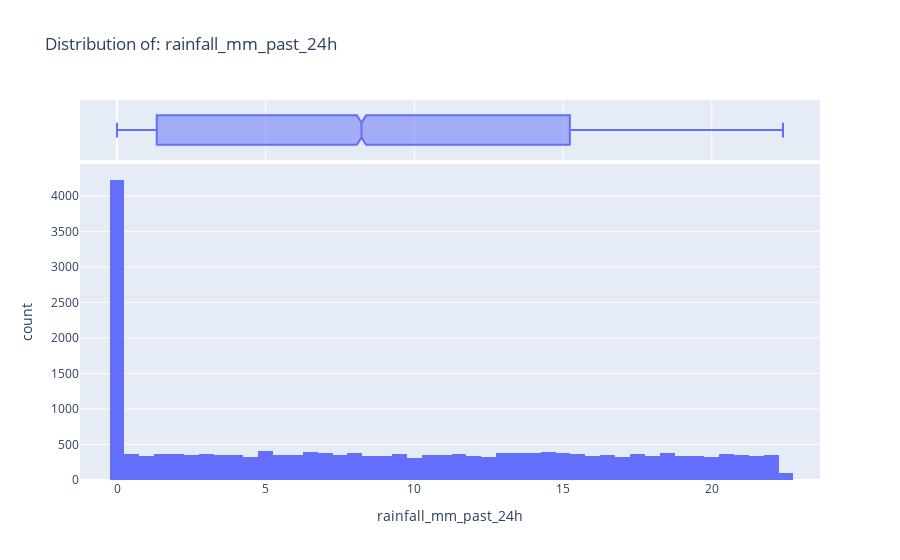
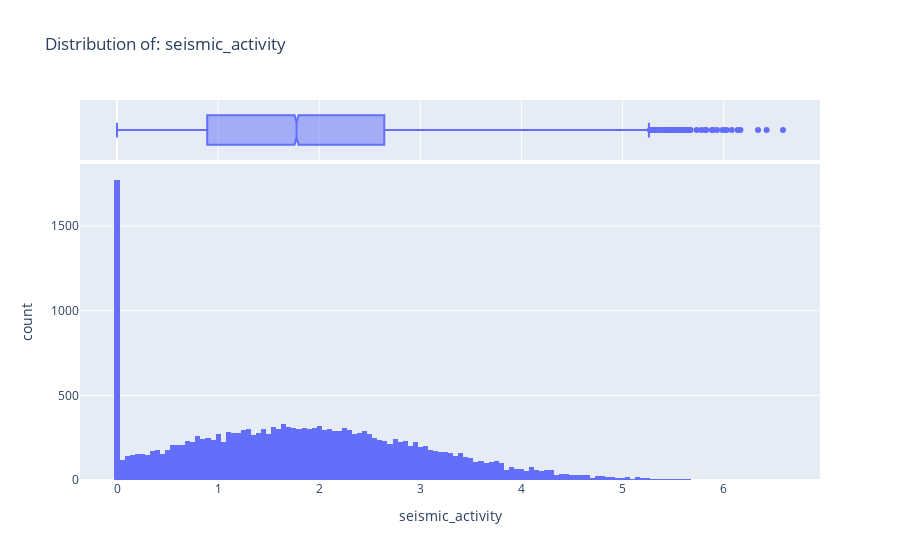
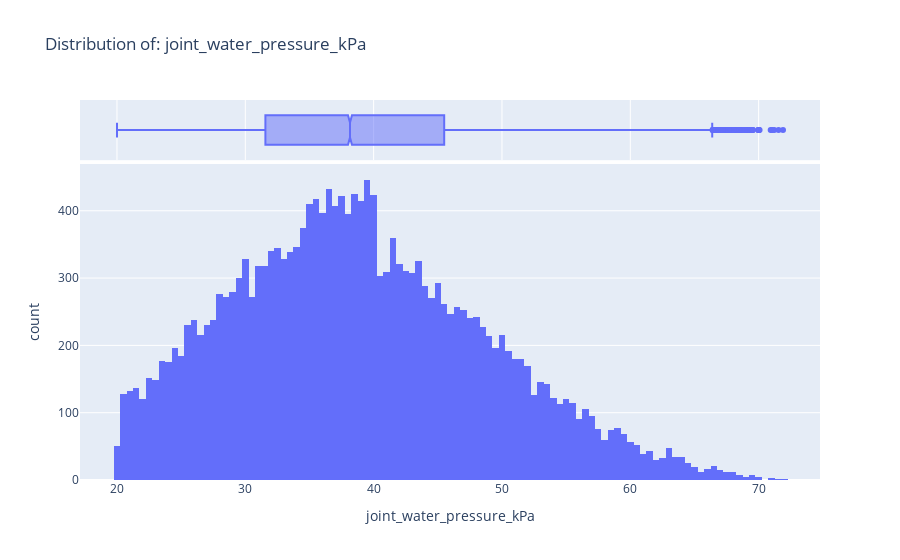
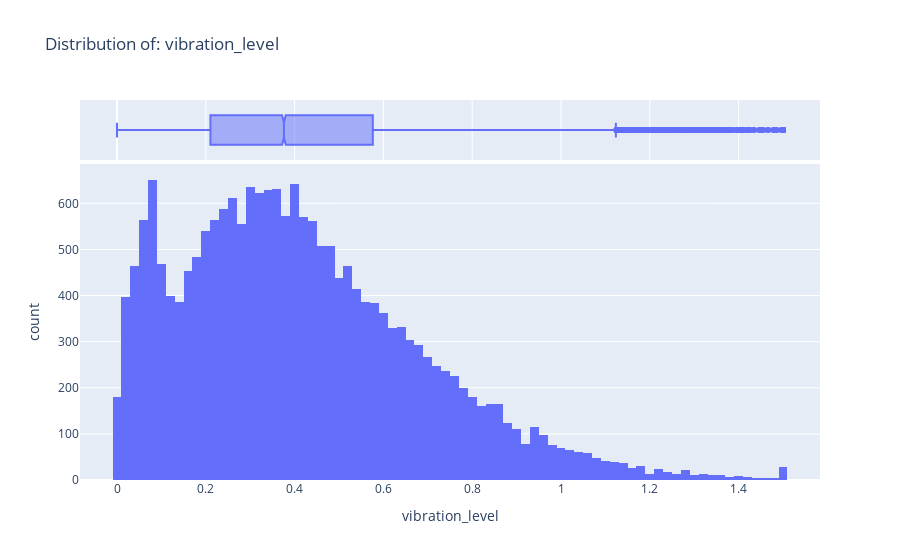

Here is the notebook cell these charts were saved with, in order:
### Markdown cell above
## 3. Analysis of Numerical Features

Now that we understand our target variable, we will analyze our 5 **features**.

The goal of this section is to understand the **distribution** (the shape, center, and spread) of each feature. We will plot histograms for all 5 features to see what they look like.

### Code cell
# ---
# ### 3.1. Plot Feature Distributions (Histograms)
# ---

# We will create a list of our 5 numerical features
features = [
    'rainfall_mm_past_24h', 
    'seismic_activity', 
    'joint_water_pressure_kPa', 
    'vibration_level', 
    'displacement_mm'
]

print(f"Generating histograms for {len(features)} features...")

# We will loop through each feature and create a separate plot
for feature in features:
    fig = px.histogram(
        df, 
        x=feature, 
        title=f'Distribution of: {feature}',
        marginal='box'  # This adds a box plot on top, which is great for seeing outliers
    )
    fig.show()

print("Histogram generation complete.")

### Figure 1 — Plotly figure (JSON) as saved in the notebook; plotly's stock layout.template omitted (floating-point values rounded to 4 significant figures; data arrays with more than 128 entries replaced by an {"elided": "..."} marker saying what was removed)
{"data": [{"bingroup": "x", "hovertemplate": "rainfall_mm_past_24h=%{x}<br>count=%{y}<extra></extra>", "legendgroup": "", "marker": {"color": "#636efa", "pattern": {"shape": ""}}, "name": "", "orientation": "v", "showlegend": false, "type": "histogram", "x": {"elided": "20000 float values"}, "xaxis": "x", "yaxis": "y"}, {"hovertemplate": "rainfall_mm_past_24h=%{x}<extra></extra>", "legendgroup": "", "marker": {"color": "#636efa"}, "name": "", "notched": true, "showlegend": false, "type": "box", "x": {"elided": "20000 float values"}, "xaxis": "x2", "yaxis": "y2"}], "layout": {"barmode": "relative", "legend": {"tracegroupgap": 0}, "title": {"text": "Distribution of: rainfall_mm_past_24h"}, "xaxis": {"anchor": "y", "domain": [0, 1], "title": {"text": "rainfall_mm_past_24h"}}, "xaxis2": {"anchor": "y2", "domain": [0, 1], "matches": "x", "showgrid": true, "showticklabels": false}, "yaxis": {"anchor": "x", "domain": [0, 0.8316], "title": {"text": "count"}}, "yaxis2": {"anchor": "x2", "domain": [0.8416, 1], "matches": "y2", "showgrid": false, "showline": false, "showticklabels": false, "ticks": ""}}}

### Figure 2 — Plotly figure (JSON) as saved in the notebook; plotly's stock layout.template omitted (floating-point values rounded to 4 significant figures; data arrays with more than 128 entries replaced by an {"elided": "..."} marker saying what was removed)
{"data": [{"bingroup": "x", "hovertemplate": "seismic_activity=%{x}<br>count=%{y}<extra></extra>", "legendgroup": "", "marker": {"color": "#636efa", "pattern": {"shape": ""}}, "name": "", "orientation": "v", "showlegend": false, "type": "histogram", "x": {"elided": "20000 float values"}, "xaxis": "x", "yaxis": "y"}, {"hovertemplate": "seismic_activity=%{x}<extra></extra>", "legendgroup": "", "marker": {"color": "#636efa"}, "name": "", "notched": true, "showlegend": false, "type": "box", "x": {"elided": "20000 float values"}, "xaxis": "x2", "yaxis": "y2"}], "layout": {"barmode": "relative", "legend": {"tracegroupgap": 0}, "title": {"text": "Distribution of: seismic_activity"}, "xaxis": {"anchor": "y", "domain": [0, 1], "title": {"text": "seismic_activity"}}, "xaxis2": {"anchor": "y2", "domain": [0, 1], "matches": "x", "showgrid": true, "showticklabels": false}, "yaxis": {"anchor": "x", "domain": [0, 0.8316], "title": {"text": "count"}}, "yaxis2": {"anchor": "x2", "domain": [0.8416, 1], "matches": "y2", "showgrid": false, "showline": false, "showticklabels": false, "ticks": ""}}}

### Figure 3 — Plotly figure (JSON) as saved in the notebook; plotly's stock layout.template omitted (floating-point values rounded to 4 significant figures; data arrays with more than 128 entries replaced by an {"elided": "..."} marker saying what was removed)
{"data": [{"bingroup": "x", "hovertemplate": "joint_water_pressure_kPa=%{x}<br>count=%{y}<extra></extra>", "legendgroup": "", "marker": {"color": "#636efa", "pattern": {"shape": ""}}, "name": "", "orientation": "v", "showlegend": false, "type": "histogram", "x": {"elided": "20000 float values"}, "xaxis": "x", "yaxis": "y"}, {"hovertemplate": "joint_water_pressure_kPa=%{x}<extra></extra>", "legendgroup": "", "marker": {"color": "#636efa"}, "name": "", "notched": true, "showlegend": false, "type": "box", "x": {"elided": "20000 float values"}, "xaxis": "x2", "yaxis": "y2"}], "layout": {"barmode": "relative", "legend": {"tracegroupgap": 0}, "title": {"text": "Distribution of: joint_water_pressure_kPa"}, "xaxis": {"anchor": "y", "domain": [0, 1], "title": {"text": "joint_water_pressure_kPa"}}, "xaxis2": {"anchor": "y2", "domain": [0, 1], "matches": "x", "showgrid": true, "showticklabels": false}, "yaxis": {"anchor": "x", "domain": [0, 0.8316], "title": {"text": "count"}}, "yaxis2": {"anchor": "x2", "domain": [0.8416, 1], "matches": "y2", "showgrid": false, "showline": false, "showticklabels": false, "ticks": ""}}}

### Figure 4 — Plotly figure (JSON) as saved in the notebook; plotly's stock layout.template omitted (floating-point values rounded to 4 significant figures; data arrays with more than 128 entries replaced by an {"elided": "..."} marker saying what was removed)
{"data": [{"bingroup": "x", "hovertemplate": "vibration_level=%{x}<br>count=%{y}<extra></extra>", "legendgroup": "", "marker": {"color": "#636efa", "pattern": {"shape": ""}}, "name": "", "orientation": "v", "showlegend": false, "type": "histogram", "x": {"elided": "20000 float values"}, "xaxis": "x", "yaxis": "y"}, {"hovertemplate": "vibration_level=%{x}<extra></extra>", "legendgroup": "", "marker": {"color": "#636efa"}, "name": "", "notched": true, "showlegend": false, "type": "box", "x": {"elided": "20000 float values"}, "xaxis": "x2", "yaxis": "y2"}], "layout": {"barmode": "relative", "legend": {"tracegroupgap": 0}, "title": {"text": "Distribution of: vibration_level"}, "xaxis": {"anchor": "y", "domain": [0, 1], "title": {"text": "vibration_level"}}, "xaxis2": {"anchor": "y2", "domain": [0, 1], "matches": "x", "showgrid": true, "showticklabels": false}, "yaxis": {"anchor": "x", "domain": [0, 0.8316], "title": {"text": "count"}}, "yaxis2": {"anchor": "x2", "domain": [0.8416, 1], "matches": "y2", "showgrid": false, "showline": false, "showticklabels": false, "ticks": ""}}}
